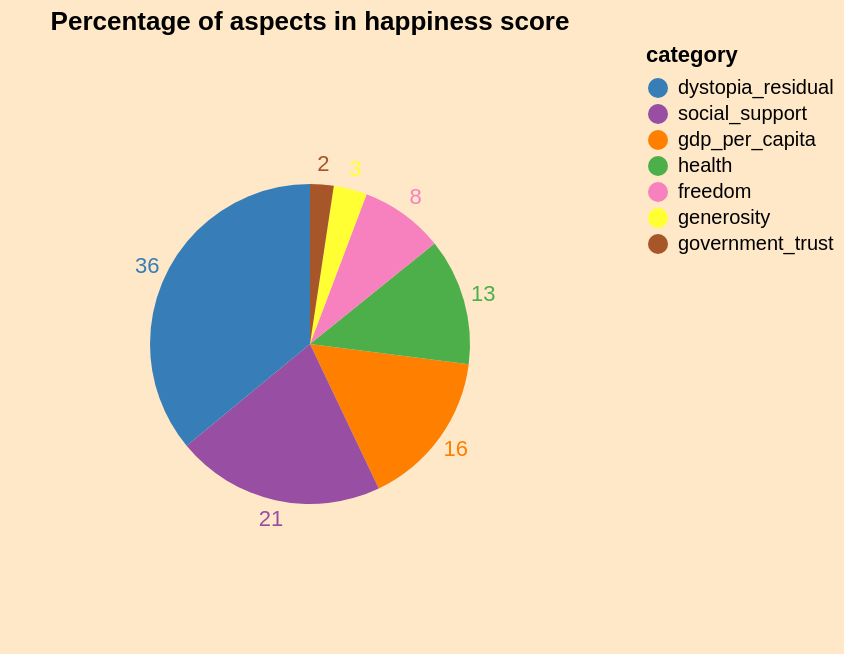

Specify this chart in Vega-Lite:
### Vega-Lite specification from a JSON file in a GitHub repository (floating-point values rounded to 4 significant figures)
{"$schema": "https://vega.github.io/schema/vega-lite/v4.json", "description": "A simple pie chart with embedded data.", "title": "Percentage of aspects in happiness score", "width": "container", "height": "container", "data": {"values": [{"category": "gdp_per_capita", "value": 122.0}, {"category": "social_support", "value": 161.5}, {"category": "health", "value": 98.06}, {"category": "freedom", "value": 64.76}, {"category": "generosity", "value": 25.84}, {"category": "government_trust", "value": 18.22}, {"category": "dystopia_residual", "value": 275.6}]}, "transform": [{"window": [{"op": "sum", "field": "value", "as": "TotalValue"}], "frame": [null, null]}, {"calculate": "datum.value/datum.TotalValue * 100", "as": "PercentOfTotal"}], "encoding": {"theta": {"field": "value", "type": "quantitative", "stack": true}, "color": {"field": "category", "type": "nominal", "scale": {"domain": ["dystopia_residual", "social_support", "gdp_per_capita", "health", "freedom", "generosity", "government_trust"], "range": ["#377eb8", "#984ea3", "#ff7f00", "#4daf4a", "#f781bf", "#ffff33", "#a65628"]}}, "opacity": {"value": 2}}, "layer": [{"mark": {"type": "arc", "outerRadius": 80}}, {"mark": {"type": "text", "radius": 90}, "encoding": {"text": {"field": "PercentOfTotal", "type": "quantitative", "format": ".0f"}}}], "view": {"stroke": null}, "config": {"background": "#fee8c8"}}
